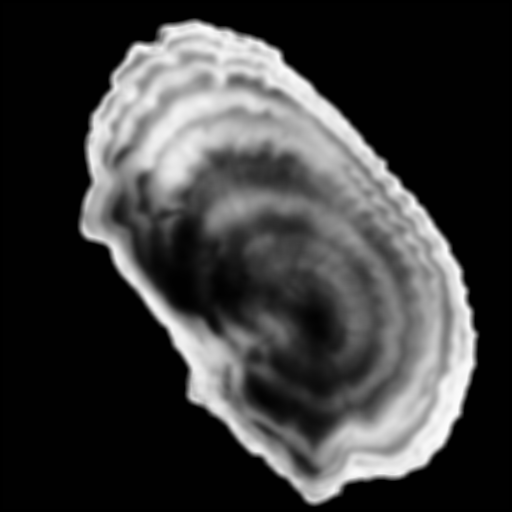
%> input picture Techniques_prétraitement/img/FLOUE.png, 512 x 512 px
$ octave PARTIE8_RehaussementContraste.m   (GNU Octave 9; MATLAB toolbox functions it lacks are replaced by stand-ins)
%> lines starting %> are read from the running program, lines starting %| are printed output that depends on the picture
%Partie 8 - Rehaussement de contraste

%%%%%%%%%%%%%%%%%%%%%%%%%%%%%%%%%%%%%%%%%%%%%%%%%%%%%%%%%%%
%Le flou peut être corrigé : rehausser le contraste de l’image par diminution de l’étendue de la zone de transition
%Solution : Ir(x , y) = I(x , y) - lambda * laplacien (I(x , y))
%%%%%%%%%%%%%%%%%%%%%%%%%%%%%%%%%%%%%%%%%%%%%%%%%%%%%%%%%%%
clc
clear all
close all

floue  = imread('img/FLOUE.png');
%> floue is the input picture: size 512x512 uint8; min 0, max 252, mean 60.2

figure(1),imshow(floue)

laplacien=del2(double(floue));
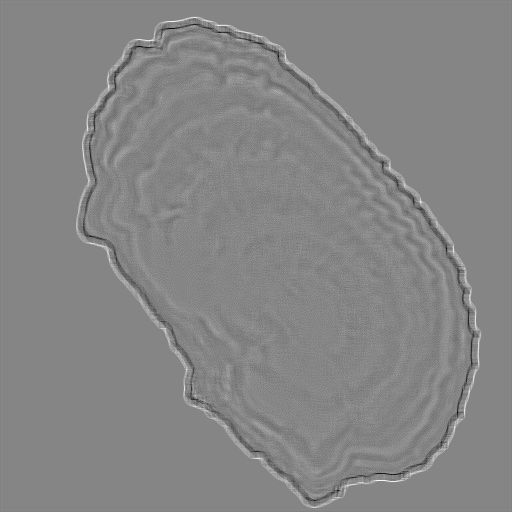
%> laplacien: size 512x512 double; min -10.5, max 9.5, mean -0.00193; drawn with min black and max white

lambda = 1;   %Il faut faire attetion de ne pas dépasser la dynamique de l'image

floue = floue - lambda * laplacien ;

figure(2),title('Rehaussement de constraste'),imshow(floue);
figure(3),title('Histogramme de l''image rehaussée'),imhist(floue);
%> after `imhist(floue)`:
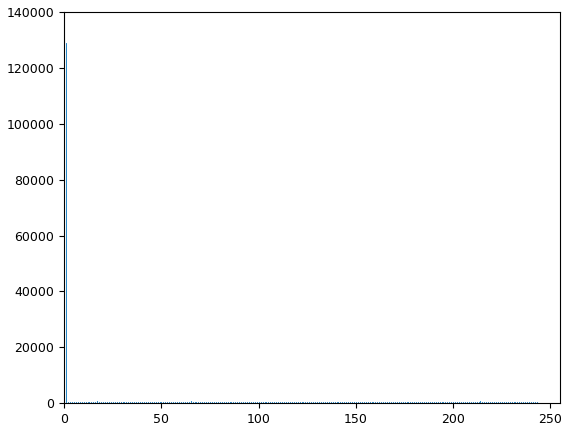
%> figure redrawn from the program's plot data; highest point at x = 1, y = 128931

%{
Alors que les filtres à coefficients positifs ont un effet de lissage, dans
les filtres de différence (qui ont des coefficients positifs et négatifs),
l'effet est le contraire, où les différences entre les niveaux d'intensité des
pixels sont améliorées. Par conséquent, ces types de filtres sont normalement
utilisés pour l'amélioration des bords.
%}

$ run again, with Techniques_prétraitement/img/BRAIN.png copied over Techniques_prétraitement/img/FLOUE.png
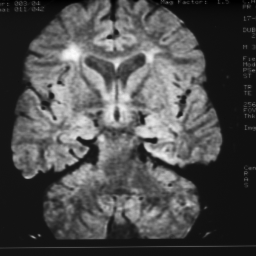
%> input picture Techniques_prétraitement/img/BRAIN.png, 256 x 256 px
%> floue is the input picture: size 256x256 uint8; min 0, max 252, mean 76.9
%> `laplacien=del2(double(floue));`:
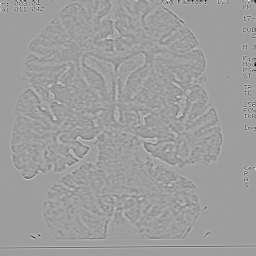
%> laplacien: size 256x256 double; min -80, max 49.25, mean 0; drawn with min black and max white
%> `imhist(floue)`:
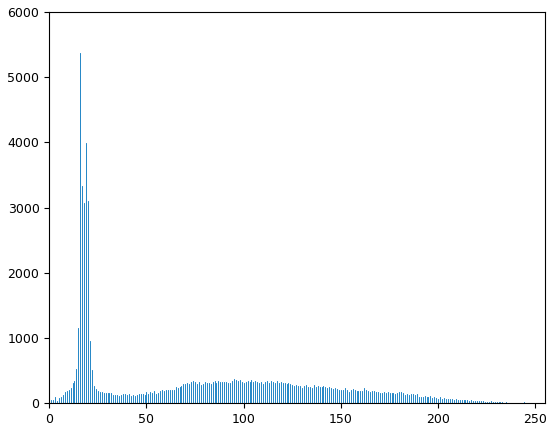
%> figure redrawn from the program's plot data; highest point at x = 16, y = 5375
